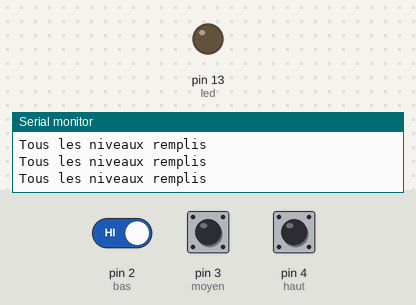
This sketch was run on a simulated Arduino Uno, built with avr-gcc and run on an emulated ATmega328P. Shown: output pins drawn as LEDs (lit = HIGH), the last lines printed to the serial monitor. The test bench sets the inputs (shaded band); at power-on: pin 2 (bas) HIGH, pin 3 (moyen) HIGH, pin 4 (haut) HIGH.

Above: at 2.8 s.
2.9 s: pin 2 (bas) driven LOW
At 3.7 s:
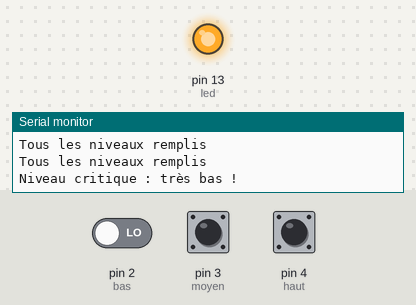
4.5 s: pin 2 (bas) driven HIGH
At 6.4 s:
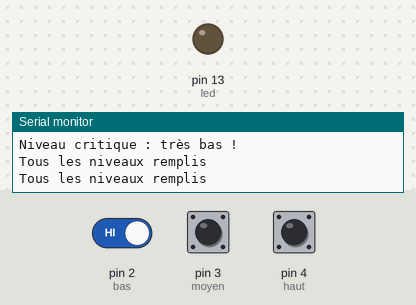
Timing chart, 0 to 7.9 s (numbered marks = the images above; inputs shaded):
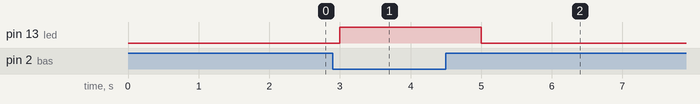

Measured:
- after the input at 2.9 s, pin 13 (led): LOW → HIGH after 0.10 s
- after the input at 4.5 s, pin 13 (led): HIGH → LOW after 0.50 s

The sketch:

water_level_detector.ino
```cpp
int bas = 2;
int moyen = 3;
int haut = 4;
int led = 13;

void setup() {
  pinMode(bas, INPUT);
  pinMode(moyen, INPUT);
  pinMode(haut, INPUT);
  pinMode(led, OUTPUT);
  Serial.begin(9600);
}

void loop() {
  bool niveauBas = digitalRead(bas);
  bool niveauMoyen = digitalRead(moyen);
  bool niveauHaut = digitalRead(haut);

  if (!niveauBas) {
    Serial.println("Niveau critique : très bas !");
    digitalWrite(led, HIGH);
  } else if (!niveauMoyen) {
    Serial.println("Niveau moyen");
    digitalWrite(led, LOW);
  } else if (!niveauHaut) {
    Serial.println("Niveau élevé");
    digitalWrite(led, LOW);
  } else {
    Serial.println("Tous les niveaux remplis");
    digitalWrite(led, LOW);
  }

  delay(1000);
}
```
